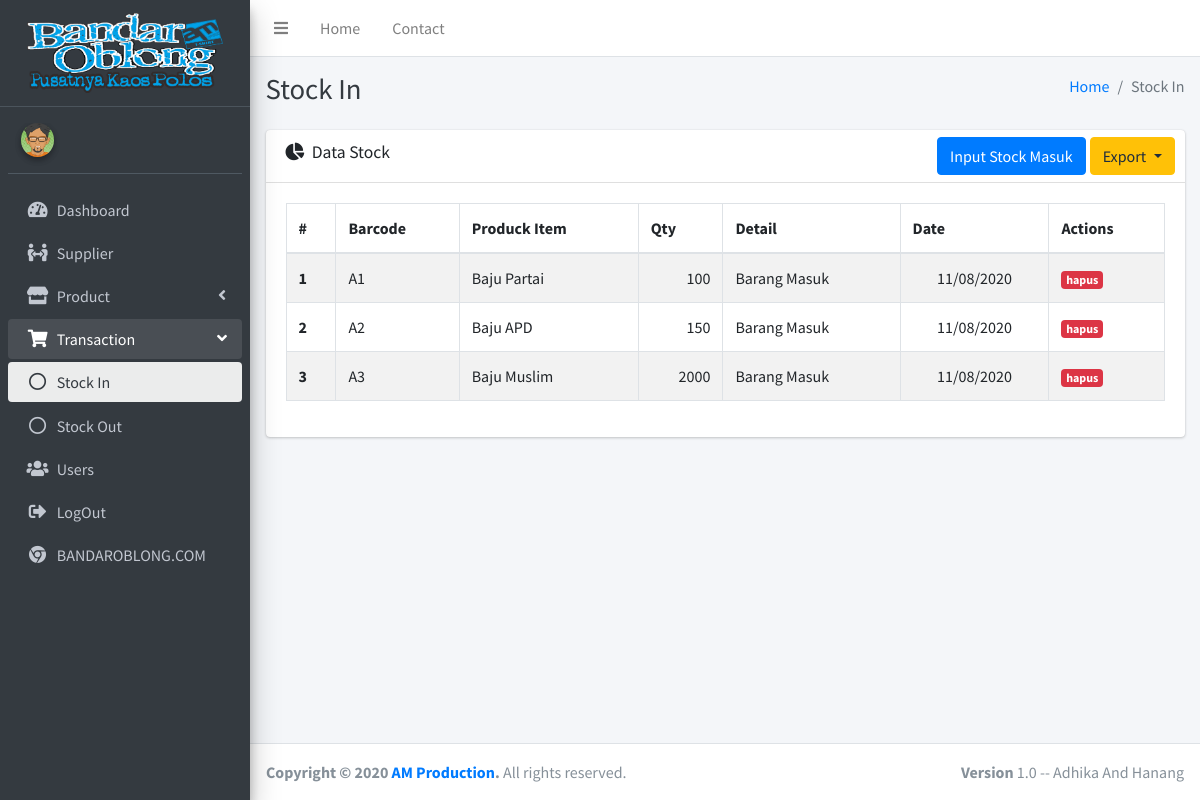
Page /index.php/stock on the earlier database version.
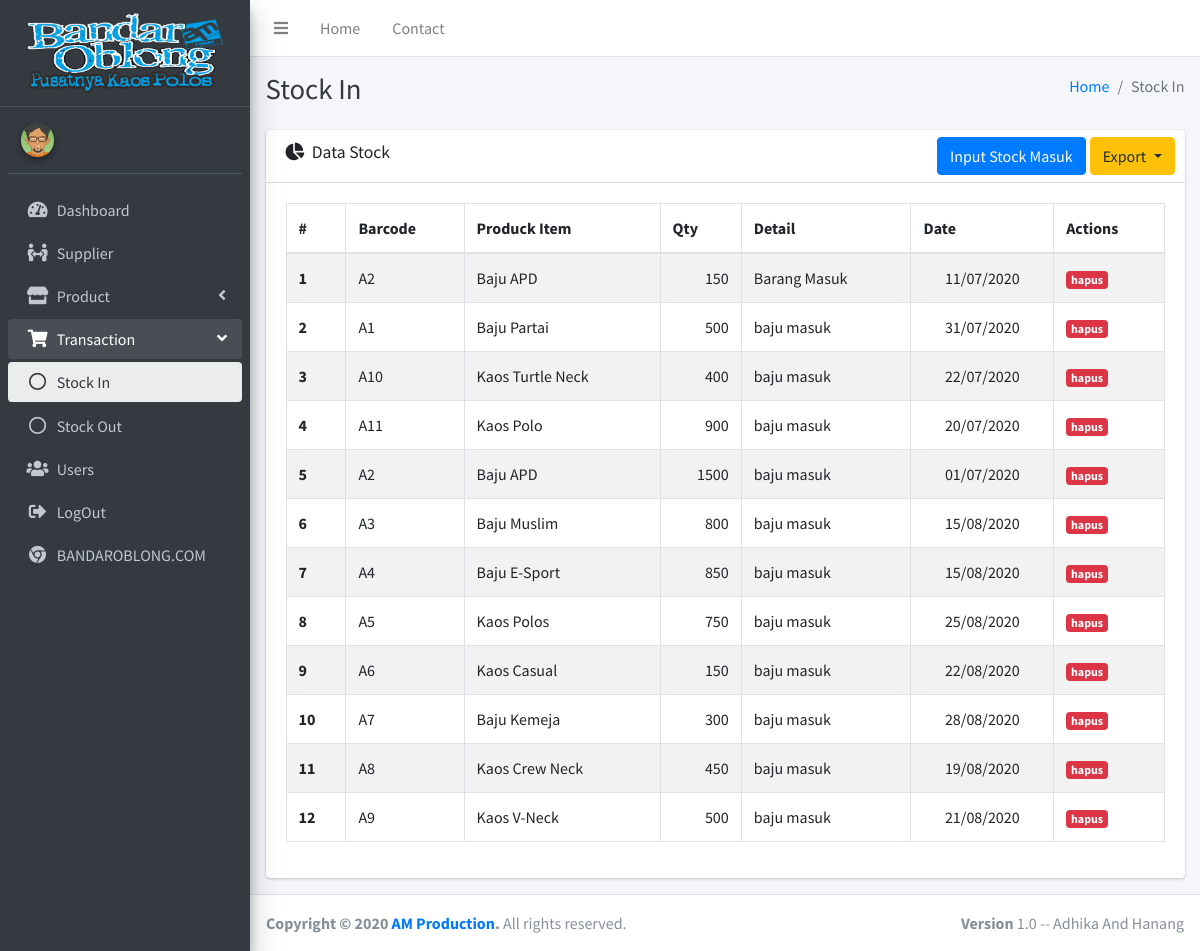
Same page on the later database version.
### tables this page shows
CREATE TABLE IF NOT EXISTS `t_stock` (
  `id_stock` int(11) NOT NULL AUTO_INCREMENT,
  `item` int(11) NOT NULL,
  `type` enum('in','out') NOT NULL,
  `detail` varchar(128) NOT NULL,
  `supplier` int(11) DEFAULT NULL,
  `qty` int(11) NOT NULL,
  `date` date NOT NULL,
  `created` datetime NOT NULL DEFAULT CURRENT_TIMESTAMP,
  PRIMARY KEY (`id_stock`),
  KEY `supplier` (`supplier`),
  KEY `item` (`item`),
  CONSTRAINT `t_stock_ibfk_1` FOREIGN KEY (`supplier`) REFERENCES `supplier` (`id_supplier`),
  CONSTRAINT `t_stock_ibfk_2` FOREIGN KEY (`item`) REFERENCES `p_item` (`id_item`) ON DELETE CASCADE ON UPDATE CASCADE
);

CREATE TABLE IF NOT EXISTS `p_item` (
  `id_item` int(11) NOT NULL AUTO_INCREMENT,
  `barcode` varchar(128) DEFAULT NULL,
  `name` varchar(128) DEFAULT NULL,
  `category` int(11) DEFAULT NULL,
  `color` int(11) DEFAULT NULL,
  `size` varchar(10),
  `price` int(11),
  `stock` int(11) DEFAULT '0',
  `created` datetime DEFAULT CURRENT_TIMESTAMP,
  `updated` datetime DEFAULT NULL,
  PRIMARY KEY (`id_item`),
  UNIQUE KEY `barcode` (`barcode`),
  KEY `category` (`category`),
  KEY `color` (`color`),
  CONSTRAINT `FK_p_item_p_color` FOREIGN KEY (`color`) REFERENCES `p_color` (`id_color`),
  CONSTRAINT `p_item_ibfk_1` FOREIGN KEY (`category`) REFERENCES `p_category` (`id_category`)
);

### application/libraries/Template.php (called while the page is built)
<?php
class Template
{
    var $template_data = array();
    function set($name, $value)
    {
        $this->template_data[$name] = $value;
    }
    function load($template = '', $view = '', $view_data = array(), $return = false)
    {
        $this->CI = &get_instance();
        $this->set('contents', $this->CI->load->view($view, $view_data, true));
        return $this->CI->load->view($template, $this->template_data, $return);
    }
}

### application/controllers/Stock.php (called while the page is built, shortened)
<?php
class Stock extends CI_Controller
{
    function index()
    {
        $data['stock'] = $this->stock_m->get()->result();
        $data['item'] = $this->item_m->get()->result();
        $data['supplier'] = $this->supplier_m->get()->result();
        $this->template->load('templates/index', 'transaction/stock_in/index', $data);
    }
}

### index.php (called while the page is built, shortened)
<?php
require_once BASEPATH.'core/CodeIgniter.php';

### application/models/stock_m.php (called while the page is built, shortened)
<?php
class stock_m extends CI_Model
{
    public function get()
    {
        $this->db->select('t_stock.id_stock, p_item.barcode,p_item.name as item_name, qty, date, detail, supplier.name as supplier_name, p_item.id_item');
        $this->db->from('t_stock');
        $this->db->join('p_item', 'p_item.id_item = t_stock.item');
        $this->db->join('supplier', 'supplier.id_supplier = t_stock.supplier', 'left');
        $this->db->where('type', 'in');
        $query = $this->db->get();
        return $query;
    }
}

### application/helpers/auth_helper.php (called while the page is built, shortened)
<?php
function indo_date($date)
{
    $d = substr($date, 8, 2);
    $m = substr($date, 5, 2);
    $y = substr($date, 0, 4);
    return $d . '/' . $m . '/' . $y;
}

### application/views/transaction/stock_in/index.php (the view, shortened to what the changed rows need)
<div class="content-header">
    <div class="container-fluid">
        <div class="row mb-2">
            <div class="col-sm-6">
                <h1 class="m-0 text-dark">Stock In</h1>
            </div>
        </div>
    </div>
</div>
<section class="content">
    <div class="container-fluid">
        <div class="row">
            <section class="col-lg connectedSortable">
                <div class="card">
                    <div class="card-body">
                        <div class="tab-content p-0">
                            <table class="table table-hover table-bordered table-striped" id="table1">
                                <thead>
                                    <tr>
                                        <th scope="col">#</th>
                                        <th scope="col">Barcode</th>
                                        <th scope="col">Produck Item</th>
                                        <th scope="col">Qty</th>
                                        <th scope="col">Detail</th>
                                        <th scope="col">Date</th>
                                        <th scope="col">Actions</th>
                                    </tr>
                                </thead>
                                <tbody>
                                    <?php $k = 1; ?>
                                    <?php foreach ($stock as $key => $i) : ?>
                                        <tr>
                                            <th scope="row"><?= $k++; ?></th>
                                            <td><?= $i->barcode ?></td>
                                            <td><?= $i->item_name ?></td>
                                            <td class="text-right"><?= $i->qty ?></td>
                                            <td><?= $i->detail ?></td>
                                            <td class="text-center"><?= indo_date($i->date) ?></td>
                                            <td>
                                                <a href="<?= base_url('stock/hapusIn/' . $i->id_stock . '/' . $i->id_item) ?>" onclick="return confirm('Hapus Stock In? Jumlah Stok Akan Berkurang Pada Stok Barang!');" class="badge badge-danger">hapus</a>
                                            </td>
                                        </tr>
                                    <?php endforeach; ?>
                                </tbody>
                            </table>
                        </div>
                    </div>
                </div>
            </section>
        </div>
    </div>
</section>

Differences in the rows shown:
removed t_stock: item.barcode "A1", item.name "Baju Partai", qty "100", detail "Barang Masuk", date "11/08/2020"
removed t_stock: item.barcode "A3", item.name "Baju Muslim", qty "2000", detail "Barang Masuk", date "11/08/2020"
changed t_stock "Barang Masuk": date "11/08/2020" → "11/07/2020"
added t_stock: item.barcode "A1", item.name "Baju Partai", qty "500", detail "baju masuk", date "31/07/2020"
added t_stock: item.barcode "A10", item.name "Kaos Turtle Neck", qty "400", detail "baju masuk", date "22/07/2020"
added t_stock: item.barcode "A11", item.name "Kaos Polo", qty "900", detail "baju masuk", date "20/07/2020"
added t_stock: item.barcode "A2", item.name "Baju APD", qty "1500", detail "baju masuk", date "01/07/2020"
added t_stock: item.barcode "A3", item.name "Baju Muslim", qty "800", detail "baju masuk", date "15/08/2020"
added t_stock: item.barcode "A4", item.name "Baju E-Sport", qty "850", detail "baju masuk", date "15/08/2020"
added t_stock: item.barcode "A5", item.name "Kaos Polos", qty "750", detail "baju masuk", date "25/08/2020"
added t_stock: item.barcode "A6", item.name "Kaos Casual", qty "150", detail "baju masuk", date "22/08/2020"
added t_stock: item.barcode "A7", item.name "Baju Kemeja", qty "300", detail "baju masuk", date "28/08/2020"
added t_stock: item.barcode "A8", item.name "Kaos Crew Neck", qty "450", detail "baju masuk", date "19/08/2020"
added t_stock: item.barcode "A9", item.name "Kaos V-Neck", qty "500", detail "baju masuk", date "21/08/2020"
